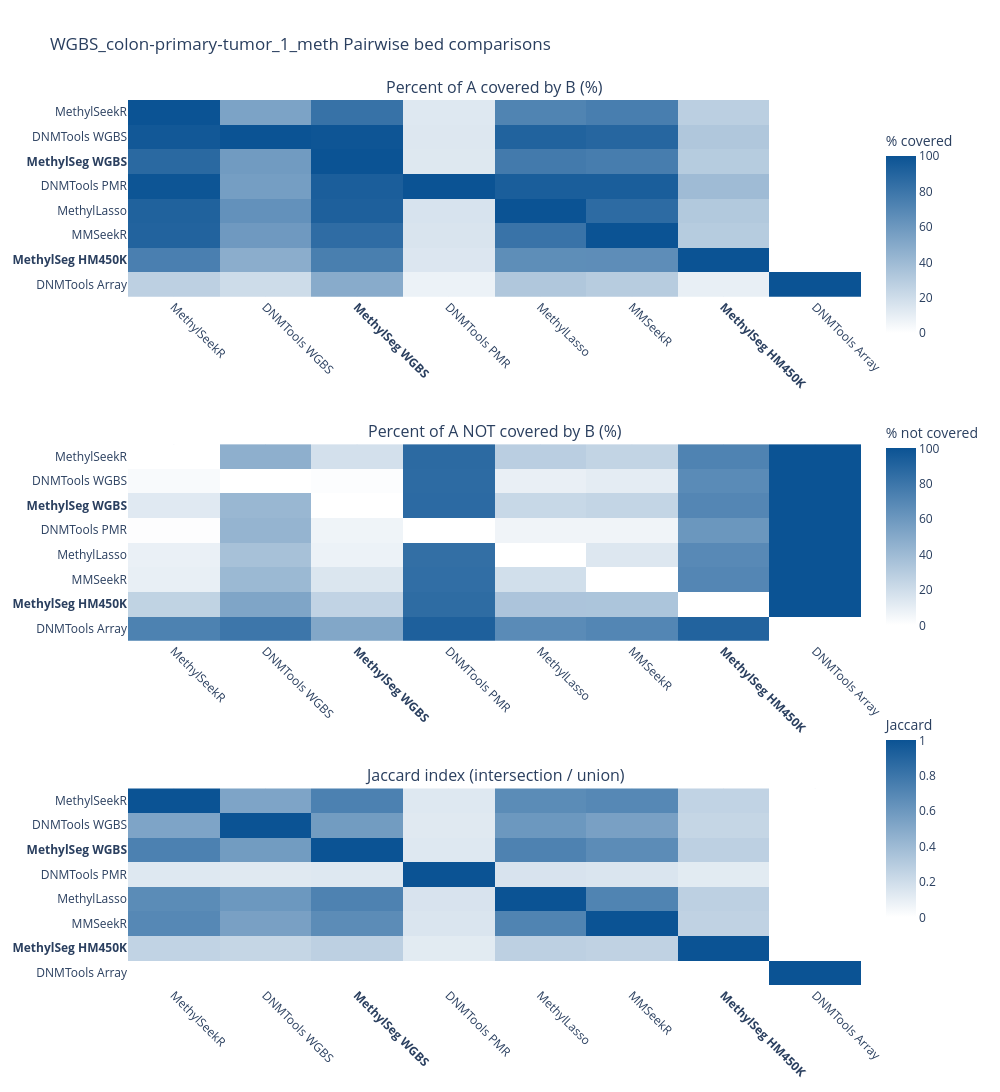

Source (notebook cell):
### Code cell
COMPARISON_TOOL_LABELS = {
    "methylseg": "MethylSeg WGBS",
    "methylseg_wgbs": "MethylSeg WGBS",
    "methylseg_hm450k": "MethylSeg HM450K",
    "methylseekr": "MethylSeekR",
    "dnmtools": "DNMTools WGBS",
    "dnmtools_array": "DNMTools Array",
    "dnmtools_pmr": "DNMTools PMR",
    "mmseekr": "MMSeekR",
    "methyl_lasso": "MethylLasso",
    "methylasso": "MethylLasso",
}

ARRAY_MODE_TOOLS = ["methylseg_hm450k", "dnmtools_array"]
BOLD_HEATMAP_LABELS = {"MethylSeg WGBS", "MethylSeg HM450K"}

def reorder_comparison_matrix(matrix_df: pd.DataFrame) -> pd.DataFrame:
    ordered_tools = [tool for tool in matrix_df.index if tool not in ARRAY_MODE_TOOLS]
    ordered_tools.extend(tool for tool in ARRAY_MODE_TOOLS if tool in matrix_df.index)
    return matrix_df.loc[ordered_tools, ordered_tools]

def relabel_comparison_matrix(matrix_df: pd.DataFrame) -> pd.DataFrame:
    display_df = matrix_df.copy()
    display_labels = [COMPARISON_TOOL_LABELS.get(tool, tool) for tool in display_df.index]
    display_df.index = display_labels
    display_df.columns = display_labels
    return display_df

plot_jaccard_matrix = relabel_comparison_matrix(reorder_comparison_matrix(jaccard_matrix)).round(4)
plot_pct_covered_matrix = relabel_comparison_matrix(
    reorder_comparison_matrix((pct_covered_matrix * 100.0).round(4))
)
plot_pct_not_covered_matrix = (100.0 - plot_pct_covered_matrix).round(4)

white_blue = HEATMAP_COLOR_SCALES["white_to_blue"]

heatmap_names = plot_jaccard_matrix.index.tolist()
heatmap_tick_labels = [
    f"<b>{label}</b>" if label in BOLD_HEATMAP_LABELS else label
    for label in heatmap_names
]

fig = make_subplots(
    rows=3,
    cols=1,
    subplot_titles=(
        "Percent of A covered by B (%)",
        "Percent of A NOT covered by B (%)",
        "Jaccard index (intersection / union)",
    ),
)

fig.add_trace(
    go.Heatmap(
        z=plot_pct_covered_matrix.values,
        x=heatmap_names,
        y=heatmap_names,
        zmin=0,
        zmax=100,
        colorscale=white_blue,
        colorbar=dict(title="% covered", lenmode="fraction", len=0.25, y=0.85),
        hovertemplate="A: %{y}<br>B: %{x}<br>% covered: %{z:.2f}%<extra></extra>",
    ),
    row=1,
    col=1,
)

fig.add_trace(
    go.Heatmap(
        z=plot_pct_not_covered_matrix.values,
        x=heatmap_names,
        y=heatmap_names,
        zmin=0,
        zmax=100,
        colorscale=white_blue,
        colorbar=dict(title="% not covered", lenmode="fraction", len=0.25, y=0.52),
        hovertemplate="A: %{y}<br>B: %{x}<br>% not covered: %{z:.2f}%<extra></extra>",
    ),
    row=2,
    col=1,
)

fig.add_trace(
    go.Heatmap(
        z=plot_jaccard_matrix.values,
        x=heatmap_names,
        y=heatmap_names,
        zmin=0,
        zmax=1,
        colorscale=white_blue,
        colorbar=dict(title="Jaccard", lenmode="fraction", len=0.25, y=0.19),
        hovertemplate="A: %{y}<br>B: %{x}<br>Jaccard: %{z:.4f}<extra></extra>",
    ),
    row=3,
    col=1,
)

fig.update_layout(
    height=1200,
    width=1000,
    title_text=f"{sample_id} Pairwise bed comparisons",
    template="plotly_white",
    margin=dict(l=120, r=40, t=100, b=80),
)

fig.update_yaxes(
    autorange="reversed",
    tickmode="array",
    tickvals=heatmap_names,
    ticktext=heatmap_tick_labels,
)
fig.update_xaxes(
    tickangle=45,
    tickmode="array",
    tickvals=heatmap_names,
    ticktext=heatmap_tick_labels,
)

save_plotly_if_enabled(
    fig,
    f"{sample_id}.pairwise_bed_comparisons.png",
    width=1000,
    height=1200,
)
fig.show()

### Figure 1 — Plotly figure (JSON) as saved in the notebook; plotly's stock layout.template omitted (floating-point values rounded to 4 significant figures)
{"data": [{"colorbar": {"len": 0.25, "lenmode": "fraction", "title": {"text": "% covered"}, "y": 0.85}, "colorscale": [[0, "#FFFFFF"], [1, "#0B5394"]], "hovertemplate": "A: %{y}<br>B: %{x}<br>% covered: %{z:.2f}%<extra></extra>", "type": "heatmap", "x": ["MethylSeekR", "DNMTools WGBS", "MethylSeg WGBS", "DNMTools PMR", "MethylLasso", "MMSeekR", "MethylSeg HM450K", "DNMTools Array"], "xaxis": "x", "y": ["MethylSeekR", "DNMTools WGBS", "MethylSeg WGBS", "DNMTools PMR", "MethylLasso", "MMSeekR", "MethylSeg HM450K", "DNMTools Array"], "yaxis": "y", "z": [[100.0, 53.53, 81.95, 13.51, 71.62, 74.86, 27.75, 0.0405], [97.11, 100.0, 98.88, 13.99, 90.85, 88.77, 32.37, 0.0555], [87.48, 58.19, 100.0, 13.62, 77.2, 75.46, 29.81, 0.0775], [99.01, 56.5, 93.46, 100.0, 93.66, 93.71, 39.36, 0.0844], [91.51, 63.99, 92.4, 16.33, 100.0, 85.95, 31.52, 0.0615], [90.43, 59.11, 85.39, 15.45, 81.25, 100.0, 29.89, 0.0534], [74.18, 47.7, 74.64, 14.36, 65.95, 66.13, 100.0, 0.0367], [27.2, 20.55, 48.77, 7.742, 32.37, 29.7, 9.222, 100.0]], "zmax": 100, "zmin": 0}, {"colorbar": {"len": 0.25, "lenmode": "fraction", "title": {"text": "% not covered"}, "y": 0.52}, "colorscale": [[0, "#FFFFFF"], [1, "#0B5394"]], "hovertemplate": "A: %{y}<br>B: %{x}<br>% not covered: %{z:.2f}%<extra></extra>", "type": "heatmap", "x": ["MethylSeekR", "DNMTools WGBS", "MethylSeg WGBS", "DNMTools PMR", "MethylLasso", "MMSeekR", "MethylSeg HM450K", "DNMTools Array"], "xaxis": "x2", "y": ["MethylSeekR", "DNMTools WGBS", "MethylSeg WGBS", "DNMTools PMR", "MethylLasso", "MMSeekR", "MethylSeg HM450K", "DNMTools Array"], "yaxis": "y2", "z": [[0.0, 46.47, 18.05, 86.49, 28.38, 25.14, 72.25, 99.96], [2.888, 0.0, 1.115, 86.01, 9.15, 11.23, 67.63, 99.94], [12.52, 41.81, 0.0, 86.38, 22.8, 24.54, 70.19, 99.92], [0.9905, 43.5, 6.545, 0.0, 6.336, 6.294, 60.64, 99.92], [8.493, 36.01, 7.595, 83.67, 0.0, 14.05, 68.48, 99.94], [9.574, 40.89, 14.61, 84.55, 18.75, 0.0, 70.11, 99.95], [25.82, 52.3, 25.36, 85.64, 34.05, 33.87, 0.0, 99.96], [72.8, 79.45, 51.23, 92.26, 67.63, 70.3, 90.78, 0.0]], "zmax": 100, "zmin": 0}, {"colorbar": {"len": 0.25, "lenmode": "fraction", "title": {"text": "Jaccard"}, "y": 0.19}, "colorscale": [[0, "#FFFFFF"], [1, "#0B5394"]], "hovertemplate": "A: %{y}<br>B: %{x}<br>Jaccard: %{z:.4f}<extra></extra>", "type": "heatmap", "x": ["MethylSeekR", "DNMTools WGBS", "MethylSeg WGBS", "DNMTools PMR", "MethylLasso", "MMSeekR", "MethylSeg HM450K", "DNMTools Array"], "xaxis": "x3", "y": ["MethylSeekR", "DNMTools WGBS", "MethylSeg WGBS", "DNMTools PMR", "MethylLasso", "MMSeekR", "MethylSeg HM450K", "DNMTools Array"], "yaxis": "y3", "z": [[1.0, 0.5269, 0.7335, 0.1349, 0.6715, 0.6936, 0.253, 0.0004], [0.5269, 1.0, 0.5781, 0.1263, 0.6011, 0.55, 0.2389, 0.0006], [0.7335, 0.5781, 1.0, 0.1349, 0.7259, 0.6684, 0.2707, 0.0008], [0.1349, 0.1263, 0.1349, 1.0, 0.1616, 0.1529, 0.1176, 0.0008], [0.6715, 0.6011, 0.7259, 0.1616, 1.0, 0.7172, 0.2711, 0.0006], [0.6936, 0.55, 0.6684, 0.1529, 0.7172, 1.0, 0.2592, 0.0005], [0.253, 0.2389, 0.2707, 0.1176, 0.2711, 0.2592, 1.0, 0.0004], [0.0004, 0.0006, 0.0008, 0.0008, 0.0006, 0.0005, 0.0004, 1.0]], "zmax": 1, "zmin": 0}], "layout": {"annotations": [{"font": {"size": 16}, "showarrow": false, "text": "Percent of A covered by B (%)", "x": 0.5, "xanchor": "center", "xref": "paper", "y": 1, "yanchor": "bottom", "yref": "paper"}, {"font": {"size": 16}, "showarrow": false, "text": "Percent of A NOT covered by B (%)", "x": 0.5, "xanchor": "center", "xref": "paper", "y": 0.6111, "yanchor": "bottom", "yref": "paper"}, {"font": {"size": 16}, "showarrow": false, "text": "Jaccard index (intersection / union)", "x": 0.5, "xanchor": "center", "xref": "paper", "y": 0.2222, "yanchor": "bottom", "yref": "paper"}], "height": 1200, "margin": {"b": 80, "l": 120, "r": 40, "t": 100}, "title": {"text": "WGBS_colon-primary-tumor_1_meth Pairwise bed comparisons"}, "width": 1000, "xaxis": {"anchor": "y", "domain": [0, 1], "tickangle": 45, "tickmode": "array", "ticktext": ["MethylSeekR", "DNMTools WGBS", "<b>MethylSeg WGBS</b>", "DNMTools PMR", "MethylLasso", "MMSeekR", "<b>MethylSeg HM450K</b>", "DNMTools Array"], "tickvals": ["MethylSeekR", "DNMTools WGBS", "MethylSeg WGBS", "DNMTools PMR", "MethylLasso", "MMSeekR", "MethylSeg HM450K", "DNMTools Array"]}, "xaxis2": {"anchor": "y2", "domain": [0, 1], "tickangle": 45, "tickmode": "array", "ticktext": ["MethylSeekR", "DNMTools WGBS", "<b>MethylSeg WGBS</b>", "DNMTools PMR", "MethylLasso", "MMSeekR", "<b>MethylSeg HM450K</b>", "DNMTools Array"], "tickvals": ["MethylSeekR", "DNMTools WGBS", "MethylSeg WGBS", "DNMTools PMR", "MethylLasso", "MMSeekR", "MethylSeg HM450K", "DNMTools Array"]}, "xaxis3": {"anchor": "y3", "domain": [0, 1], "tickangle": 45, "tickmode": "array", "ticktext": ["MethylSeekR", "DNMTools WGBS", "<b>MethylSeg WGBS</b>", "DNMTools PMR", "MethylLasso", "MMSeekR", "<b>MethylSeg HM450K</b>", "DNMTools Array"], "tickvals": ["MethylSeekR", "DNMTools WGBS", "MethylSeg WGBS", "DNMTools PMR", "MethylLasso", "MMSeekR", "MethylSeg HM450K", "DNMTools Array"]}, "yaxis": {"anchor": "x", "autorange": "reversed", "domain": [0.7778, 1], "tickmode": "array", "ticktext": ["MethylSeekR", "DNMTools WGBS", "<b>MethylSeg WGBS</b>", "DNMTools PMR", "MethylLasso", "MMSeekR", "<b>MethylSeg HM450K</b>", "DNMTools Array"], "tickvals": ["MethylSeekR", "DNMTools WGBS", "MethylSeg WGBS", "DNMTools PMR", "MethylLasso", "MMSeekR", "MethylSeg HM450K", "DNMTools Array"]}, "yaxis2": {"anchor": "x2", "autorange": "reversed", "domain": [0.3889, 0.6111], "tickmode": "array", "ticktext": ["MethylSeekR", "DNMTools WGBS", "<b>MethylSeg WGBS</b>", "DNMTools PMR", "MethylLasso", "MMSeekR", "<b>MethylSeg HM450K</b>", "DNMTools Array"], "tickvals": ["MethylSeekR", "DNMTools WGBS", "MethylSeg WGBS", "DNMTools PMR", "MethylLasso", "MMSeekR", "MethylSeg HM450K", "DNMTools Array"]}, "yaxis3": {"anchor": "x3", "autorange": "reversed", "domain": [0, 0.2222], "tickmode": "array", "ticktext": ["MethylSeekR", "DNMTools WGBS", "<b>MethylSeg WGBS</b>", "DNMTools PMR", "MethylLasso", "MMSeekR", "<b>MethylSeg HM450K</b>", "DNMTools Array"], "tickvals": ["MethylSeekR", "DNMTools WGBS", "MethylSeg WGBS", "DNMTools PMR", "MethylLasso", "MMSeekR", "MethylSeg HM450K", "DNMTools Array"]}}}
